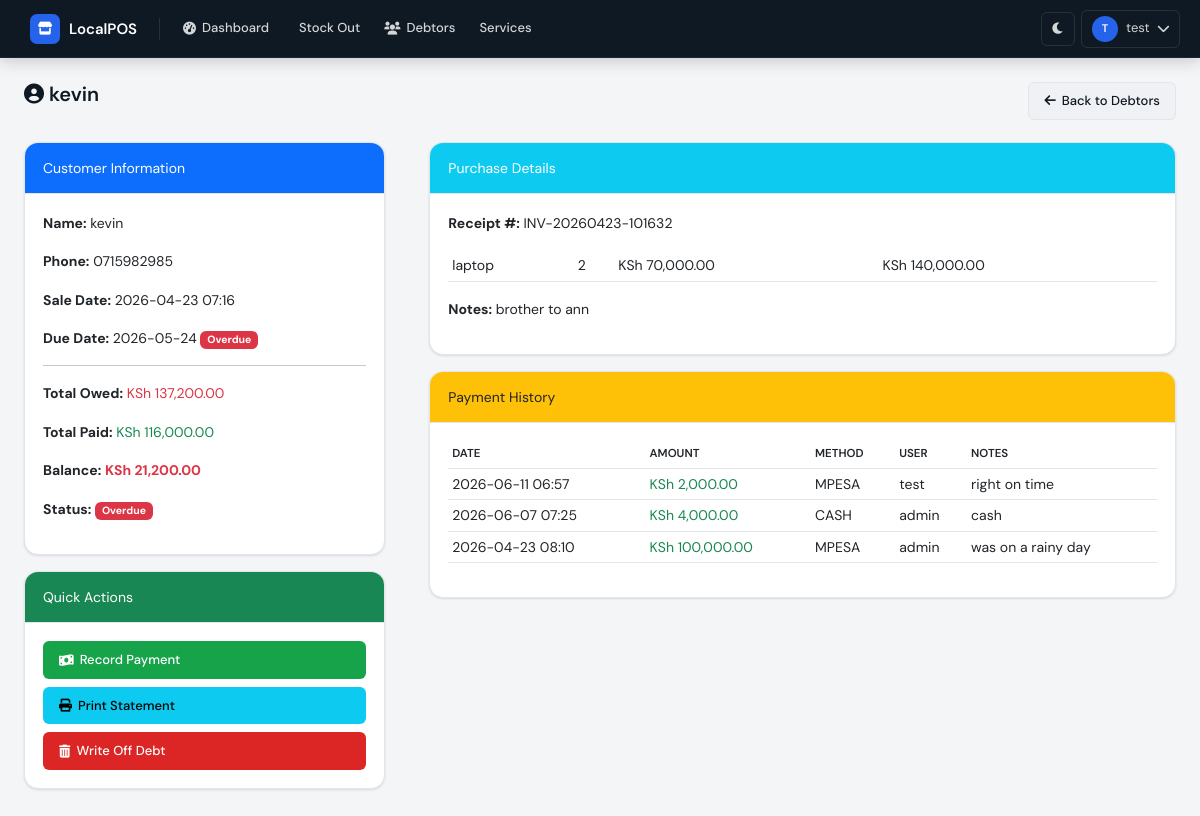
The app's page /debtors/2 (signed in) with its own data.
### database/models.py (models this page shows)
class User(UserMixin, db.Model):
    __tablename__ = 'users'
    id = db.Column(db.Integer, primary_key=True)
    username = db.Column(db.String(80), unique=True, nullable=False)
    password_hash = db.Column(db.String(200), nullable=False)
    full_name = db.Column(db.String(100), nullable=False)
    role = db.Column(db.String(20), default='worker')
    is_active = db.Column(db.Boolean, default=True)
    created_at = db.Column(db.DateTime, default=datetime.utcnow)
    last_login = db.Column(db.DateTime, nullable=True)
    stock_entries = db.relationship('StockEntry', backref='user', lazy=True)
    sales = db.relationship('Sale', backref='user', lazy=True)
    payments = db.relationship('Payment', backref='user', lazy=True)
    service_jobs = db.relationship('ServiceJob', backref='creator', lazy=True)
    service_history = db.relationship('ServiceHistory', backref='user', lazy=True)

class Debtor(db.Model):
    __tablename__ = 'debtors'
    id = db.Column(db.Integer, primary_key=True)
    sale_id = db.Column(db.Integer, db.ForeignKey('sales.id'), nullable=True)
    source = db.Column(db.String(20), default='sale')   # 'sale', 'service', 'contract'
    source_id = db.Column(db.Integer, nullable=True)    # ID of the source record (sale.id or service_job.id)
    customer_name = db.Column(db.String(100), nullable=False)
    customer_phone = db.Column(db.String(20))
    total_owed = db.Column(db.Float, nullable=False)
    amount_paid = db.Column(db.Float, default=0.0)
    balance = db.Column(db.Float, nullable=False)
    due_date = db.Column(db.Date, nullable=True)
    status = db.Column(db.String(20), default='pending')
    notes = db.Column(db.Text)
    created_at = db.Column(db.DateTime, default=datetime.utcnow)
    updated_at = db.Column(db.DateTime, default=datetime.utcnow, onupdate=datetime.utcnow)
    payments = db.relationship('Payment', backref='debtor', lazy=True)

class Sale(db.Model):
    __tablename__ = 'sales'
    id = db.Column(db.Integer, primary_key=True)
    receipt_number = db.Column(db.String(50), unique=True, nullable=False)
    total_amount = db.Column(db.Float, nullable=False)
    discount = db.Column(db.Float, default=0.0)
    final_amount = db.Column(db.Float, nullable=False)
    payment_method = db.Column(db.String(20), nullable=False)
    amount_paid = db.Column(db.Float, nullable=False)
    balance = db.Column(db.Float, default=0.0)
    customer_name = db.Column(db.String(100))
    customer_phone = db.Column(db.String(20))
    notes = db.Column(db.Text)
    sale_date = db.Column(db.DateTime, default=datetime.utcnow)
    user_id = db.Column(db.Integer, db.ForeignKey('users.id'), nullable=False)
    items = db.relationship('SaleItem', backref='sale', lazy=True)
    debtor = db.relationship('Debtor', backref='sale', uselist=False)

class SaleItem(db.Model):
    __tablename__ = 'sale_items'
    id = db.Column(db.Integer, primary_key=True)
    sale_id = db.Column(db.Integer, db.ForeignKey('sales.id'), nullable=False)
    product_id = db.Column(db.Integer, db.ForeignKey('products.id'), nullable=False)
    quantity = db.Column(db.Integer, nullable=False)
    price_at_sale = db.Column(db.Float, nullable=False)
    total = db.Column(db.Float, nullable=False)
    variant_id = db.Column(db.Integer, db.ForeignKey('product_variants.id'), nullable=True)

class Product(db.Model):
    __tablename__ = 'products'
    id = db.Column(db.Integer, primary_key=True)
    name = db.Column(db.String(200), nullable=False)
    category_id = db.Column(db.Integer, db.ForeignKey('categories.id'), nullable=False)
    current_stock = db.Column(db.Integer, default=0)
    reorder_level = db.Column(db.Integer, default=5)
    buying_price = db.Column(db.Float, default=0.0)
    selling_price = db.Column(db.Float, default=0.0)
    unit_type = db.Column(db.String(50), default='piece')
    unit_conversion = db.Column(db.Integer, default=1)
    image_filename = db.Column(db.String(200), nullable=True)
    is_active = db.Column(db.Boolean, default=True)
    created_at = db.Column(db.DateTime, default=datetime.utcnow)
    updated_at = db.Column(db.DateTime, default=datetime.utcnow, onupdate=datetime.utcnow)
    variants = db.relationship('ProductVariant', backref='product', lazy=True)
    stock_entries = db.relationship('StockEntry', backref='product', lazy=True)
    sale_items = db.relationship('SaleItem', backref='product', lazy=True)

class Payment(db.Model):
    __tablename__ = 'payments'
    id = db.Column(db.Integer, primary_key=True)
    debtor_id = db.Column(db.Integer, db.ForeignKey('debtors.id'), nullable=False)
    amount = db.Column(db.Float, nullable=False)
    payment_method = db.Column(db.String(20), nullable=False)
    notes = db.Column(db.Text)
    payment_date = db.Column(db.DateTime, default=datetime.utcnow)
    user_id = db.Column(db.Integer, db.ForeignKey('users.id'), nullable=False)

### routes/debtors.py (the view)
@debtors_bp.route('/<int:debtor_id>')
@login_required
def debtor_profile(debtor_id):
    debtor = Debtor.query.get_or_404(debtor_id)
    payments = Payment.query.filter_by(debtor_id=debtor_id).order_by(Payment.payment_date.desc()).all()
    sale = Sale.query.get(debtor.sale_id) if debtor.sale_id else None
    sale_items = SaleItem.query.filter_by(sale_id=sale.id).all() if sale else []
    debtor.status_info = get_debt_status(debtor.balance, debtor.due_date)
    return render_template('debtor_profile.html', debtor=debtor, payments=payments, sale=sale, sale_items=sale_items, today=date.today(), now=datetime.now())

### app.py (called while the page is built)
@login_manager.user_loader
def load_user(user_id):
    return User.query.get(int(user_id))

@app.template_filter('format_currency')
def format_currency_filter(amount):
    if amount is None:
        return "KSh 0.00"
    try:
        return f"KSh {amount:,.2f}"
    except (TypeError, ValueError):
        return "KSh 0.00"

### routes/debtors.py (called while the page is built)
def get_debt_status(balance, due_date=None):
    if balance <= 0:
        return {'status': 'paid', 'color': 'success', 'text': 'Paid'}
    if due_date:
        today = date.today()
        if due_date < today:
            return {'status': 'overdue', 'color': 'danger', 'text': 'Overdue'}
        elif due_date <= today + timedelta(days=3):
            return {'status': 'due_soon', 'color': 'warning', 'text': 'Due Soon'}
    return {'status': 'pending', 'color': 'info', 'text': 'Pending'}

### templates/debtor_profile.html (shortened to what this page needs)
{% extends "base.html" %}
{% block content %}
<div class="page-header"><div><h1 class="page-title"><i class="fas fa-user-circle"></i> {{ debtor.customer_name }}</h1></div><a href="{{ url_for('debtors.debtors_list') }}" class="btn btn-secondary"><i class="fas fa-arrow-left"></i> Back to Debtors</a></div>
<div class="row" style="display: grid; grid-template-columns: 1fr 2fr; gap: 20px;">
    <div>
        <div class="card"><div class="card-header bg-primary text-white">Customer Information</div><div class="card-body"><p><strong>Name:</strong> {{ debtor.customer_name }}</p><p><strong>Phone:</strong> {{ debtor.customer_phone or 'Not provided' }}</p><p><strong>Sale Date:</strong> {{ debtor.created_at.strftime('%Y-%m-%d %H:%M') if debtor.created_at else 'N/A' }}</p><p><strong>Due Date:</strong> {% if debtor.due_date %}{{ debtor.due_date.strftime('%Y-%m-%d') }}{% if debtor.due_date < today %} <span class="badge bg-danger">Overdue</span>{% endif %}{% else %}<span class="text-muted">Not set</span>{% endif %}</p><hr><p><strong>Total Owed:</strong> <span class="text-danger">{{ debtor.total_owed|format_currency }}</span></p><p><strong>Total Paid:</strong> <span class="text-success">{{ debtor.amount_paid|format_currency }}</span></p><p><strong>Balance:</strong> <strong class="text-danger">{{ debtor.balance|format_currency }}</strong></p><p><strong>Status:</strong> <span class="badge bg-{{ debtor.status_info.color }}">{{ debtor.status_info.text }}</span></p></div></div>
        <div class="card mt-3"><div class="card-header bg-success text-white">Quick Actions</div><div class="card-body"><button class="btn btn-success w-100 mb-2" onclick="showPaymentModal()"><i class="fas fa-money-bill-wave"></i> Record Payment</button><a href="{{ url_for('debtors.statement', debtor_id=debtor.id) }}" class="btn btn-info w-100 mb-2"><i class="fas fa-print"></i> Print Statement</a>{% if debtor.balance > 0 %}<button class="btn btn-danger w-100" onclick="showWriteOffModal()"><i class="fas fa-trash-alt"></i> Write Off Debt</button>{% endif %}</div></div>
    </div>
    <div>
        <div class="card mb-3"><div class="card-header bg-info text-white">Purchase Details</div><div class="card-body"><p><strong>Receipt #:</strong> {{ sale.receipt_number if sale else 'N/A' }}</p>{% if sale_items %}<div class="table-wrapper"><table class="table table-sm">{% for item in sale_items %}<tr><td>{{ item.product.name if item.product else 'Unknown' }}</td><td>{{ item.quantity }}</td><td>{{ item.price_at_sale|format_currency }}</td><td>{{ item.total|format_currency }}</td></tr>{% endfor %}</table></div>{% else %}<p class="text-muted">No items found</p>{% endif %}{% if sale and sale.notes %}<p><strong>Notes:</strong> {{ sale.notes }}</p>{% endif %}</div></div>
        <div class="card"><div class="card-header bg-warning text-dark">Payment History</div><div class="card-body">{% if payments %}<div class="table-wrapper"><table class="table table-sm"><thead><tr><th>Date</th><th>Amount</th><th>Method</th><th>User</th><th>Notes</th></tr></thead><tbody>{% for p in payments %}<tr><td>{{ p.payment_date.strftime('%Y-%m-%d %H:%M') }}</td><td class="text-success">{{ p.amount|format_currency }}</td><td>{{ p.payment_method|upper }}</td><td>{{ p.user.username if p.user else 'Unknown' }}</td><td>{{ p.notes or '-' }}</td></tr>{% endfor %}</tbody></table></div>{% else %}<div class="alert alert-info">No payments recorded yet.</div>{% endif %}</div></div>
    </div>
</div>
{% endblock %}

### templates/base.html (shortened to what this page needs)
<!DOCTYPE html>
<html lang="en" data-theme="light">
<head>
    <link rel="stylesheet" href="{{ url_for('static', filename='css/bootstrap.min.css') }}">
    <link rel="stylesheet" href="https://cdnjs.cloudflare.com/ajax/libs/font-awesome/6.0.0/css/all.min.css">
    <link rel="stylesheet" href="{{ url_for('static', filename='css/custom.css') }}">
</head>
<body>
{% if current_user.is_authenticated %}
<header class="topbar">
    <a class="topbar-brand" href="{{ url_for('dashboard.dashboard_home') }}"><span class="brand-icon"><i class="fas fa-store"></i></span>LocalPOS</a>
    <nav class="topbar-nav">
        <a class="nav-link-item" href="{{ url_for('dashboard.dashboard_home') }}"><i class="fas fa-gauge-high"></i> Dashboard</a>
        <a class="nav-link-item" href="{{ url_for('stock_out.stock_out_page') }}"> Stock Out</a>
        <a class="nav-link-item" href="{{ url_for('debtors.debtors_list') }}"><i class="fas fa-users"></i> Debtors</a>
        <a class="nav-link-item" href="{{ url_for('services.list_services') }}">Services</a>
    </nav>
    <div class="topbar-actions">
        <button class="theme-toggle" id="themeToggle"><i class="fas fa-moon" id="themeIcon"></i></button>
        <div class="dropdown-wrapper">
            <button class="user-btn" id="userMenuBtn"><span class="user-avatar">{{ current_user.username[0]|upper }}</span> {{ current_user.username }} <i class="fas fa-chevron-down"></i></button>
        </div>
    </div>
</header>
{% endif %}
<main class="page-wrapper">
    {% block content %}{% endblock %}
</main>
</body>
</html>

### templates/base.html (style rules this page uses)
:root { --font-sans: 'DM Sans', sans-serif; --font-mono: 'DM Mono', monospace; --bg-base: #f4f5f7; --bg-surface: #ffffff; --bg-surface-2: #f0f1f4; --bg-nav: #0f1923; --bg-nav-hover: rgba(255,255,255,0.07); --bg-nav-active: rgba(255,255,255,0.13); --text-primary: #0f1923; --text-secondary: #5a6478; --text-muted: #94a0b8; --text-nav: rgba(255,255,255,0.82); --text-nav-active: #ffffff; --border: #e2e5ec; --border-strong: #c8cdd9; --accent: #2563eb; --accent-hover: #1d4ed8; --accent-soft: #eff4ff; --success: #16a34a; --success-soft: #f0fdf4; --warning: #d97706; --warning-soft: #fffbeb; --danger: #dc2626; --danger-soft: #fef2f2; --info: #0891b2; --info-soft: #ecfeff; --shadow-sm: 0 1px 3px rgba(15,25,35,0.07), 0 1px 2px rgba(15,25,35,0.05); --shadow-md: 0 4px 12px rgba(15,25,35,0.10), 0 2px 4px rgba(15,25,35,0.06); --shadow-nav: 0 2px 16px rgba(15,25,35,0.22); --radius-sm: 6px; --radius-md: 10px; --radius-lg: 14px; --nav-width: 230px; --topbar-height: 58px; --transition: 0.18s ease; }
*, *::before, *::after { box-sizing: border-box; margin: 0; padding: 0; }
html { scroll-behavior: smooth; }
body { font-family: var(--font-sans); font-size: 14px; line-height: 1.6; color: var(--text-primary); background: var(--bg-base); transition: background var(--transition), color var(--transition); min-height: 100vh; }
.topbar { position: fixed; top: 0; left: 0; right: 0; height: var(--topbar-height); background: var(--bg-nav); border-bottom: 1px solid rgba(255,255,255,0.06); box-shadow: var(--shadow-nav); display: flex; align-items: center; padding: 0 20px; z-index: 1000; gap: 12px; }
.topbar-brand { display: flex; align-items: center; gap: 9px; text-decoration: none; color: #ffffff; font-size: 15px; font-weight: 600; padding: 6px 10px; border-radius: var(--radius-sm); transition: background var(--transition); }
.topbar-brand .brand-icon { width: 30px; height: 30px; background: var(--accent); border-radius: 7px; display: flex; align-items: center; justify-content: center; font-size: 13px; }
.topbar-nav { display: flex; align-items: center; gap: 2px; flex: 1; overflow-x: auto; }
.nav-link-item { display: flex; align-items: center; gap: 6px; padding: 6px 11px; border-radius: var(--radius-sm); color: var(--text-nav); text-decoration: none; font-size: 13px; font-weight: 500; white-space: nowrap; transition: background var(--transition); }
.topbar-actions { display: flex; align-items: center; gap: 6px; margin-left: auto; }
.theme-toggle, .user-btn { border-radius: var(--radius-sm); border: 1px solid rgba(255,255,255,0.10); background: transparent; color: var(--text-nav); cursor: pointer; transition: background var(--transition); }
.theme-toggle { width: 34px; height: 34px; display: flex; align-items: center; justify-content: center; font-size: 13px; }
.user-btn { display: flex; align-items: center; gap: 8px; padding: 5px 10px; font-size: 13px; }
.user-avatar { width: 26px; height: 26px; background: var(--accent); border-radius: 50%; display: flex; align-items: center; justify-content: center; font-size: 11px; font-weight: 600; color: #fff; }
.dropdown-wrapper { position: relative; }
.page-wrapper { margin-top: var(--topbar-height); padding: 24px 24px 40px; min-height: calc(100vh - var(--topbar-height)); }
.card { background: var(--bg-surface); border: 1px solid var(--border); border-radius: var(--radius-lg); box-shadow: var(--shadow-sm); overflow: hidden; }
.card-header { padding: 14px 18px; border-bottom: 1px solid var(--border); display: flex; justify-content: space-between; align-items: center; }
.card-body { padding: 18px; }
.page-title { font-size: 20px; font-weight: 600; }
.page-header { display: flex; justify-content: space-between; margin-bottom: 22px; flex-wrap: wrap; }
.btn { display: inline-flex; align-items: center; gap: 6px; padding: 8px 15px; border-radius: var(--radius-sm); font-size: 13px; font-weight: 500; cursor: pointer; border: 1px solid transparent; transition: background var(--transition); }
.btn-secondary { background: var(--bg-surface-2); color: var(--text-primary); border-color: var(--border); }
.btn-success { background: var(--success); color: #fff; }
.btn-danger { background: var(--danger); color: #fff; }
.table-wrapper { overflow-x: auto; }
table { width: 100%; border-collapse: collapse; }
th, td { padding: 10px 14px; text-align: left; border-bottom: 1px solid var(--border); }
th { font-size: 11.5px; font-weight: 600; text-transform: uppercase; color: var(--text-secondary); background: var(--bg-surface-2); }

### records on screen
User: username "T", username "test"
Debtor: customer_name "kevin", customer_phone "0715982985", created_at "2026-04-23 07:16", due_date "2026-05-24", total_owed "KSh 137,200.00", amount_paid "KSh 116,000.00", balance "KSh 21,200.00"
Sale: receipt_number "INV-20260423-101632", notes "brother to ann"
SaleItem: product "laptop", quantity "2", price_at_sale "KSh 70,000.00", total "KSh 140,000.00"
Payment: payment_date "2026-06-11 06:57", amount "KSh 2,000.00", payment_method "MPESA", user "test", notes "right on time"
Payment: payment_date "2026-06-07 07:25", amount "KSh 4,000.00", payment_method "CASH", user "admin", notes "cash"
Payment: payment_date "2026-04-23 08:10", amount "KSh 100,000.00", payment_method "MPESA", user "admin", notes "was on a rainy day"

### other values on screen
{{ debtor.status_info.text }} "Overdue"
